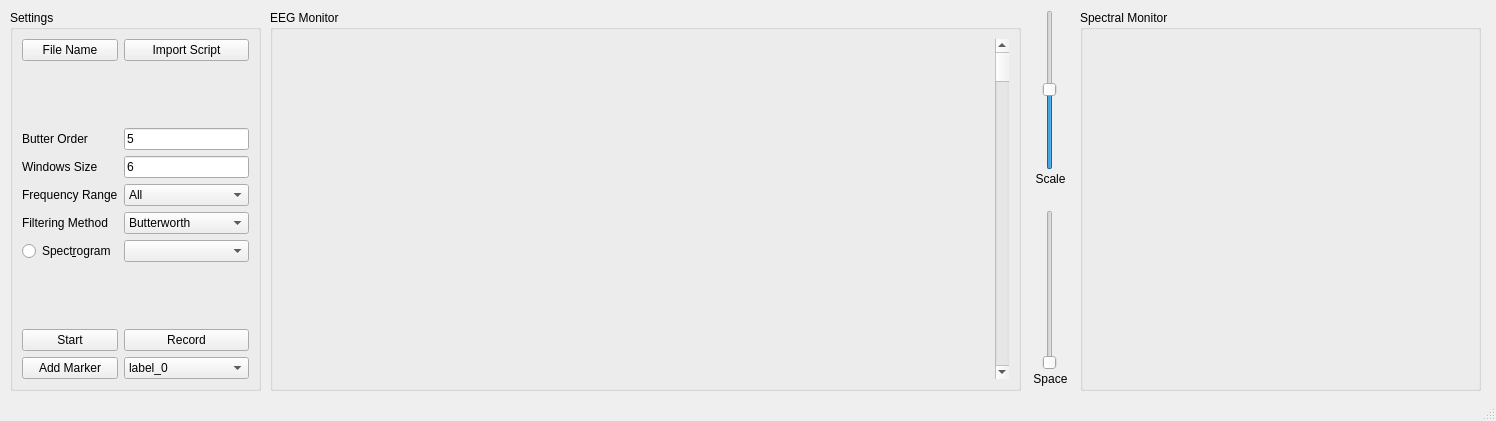
<?xml version="1.0" encoding="UTF-8"?>
<ui version="4.0">
 <class>EEG_Viewer</class>
 <widget class="QMainWindow" name="EEG_Viewer">
  <property name="geometry">
   <rect>
    <x>0</x>
    <y>0</y>
    <width>1496</width>
    <height>421</height>
   </rect>
  </property>
  <property name="windowTitle">
   <string>MainWindow</string>
  </property>
  <widget class="QWidget" name="centralwidget">
   <widget class="QGroupBox" name="groupBox">
    <property name="geometry">
     <rect>
      <x>10</x>
      <y>10</y>
      <width>251</width>
      <height>381</height>
     </rect>
    </property>
    <property name="title">
     <string>Settings</string>
    </property>
    <layout class="QGridLayout" name="gridLayout_2">
     <item row="0" column="0">
      <layout class="QGridLayout" name="gridLayout">
       <item row="2" column="0">
        <widget class="QLabel" name="label">
         <property name="text">
          <string>Butter Order</string>
         </property>
        </widget>
       </item>
       <item row="3" column="1">
        <widget class="QLineEdit" name="WindowsSize_LineEdit">
         <property name="text">
          <string>6</string>
         </property>
        </widget>
       </item>
       <item row="2" column="1">
        <widget class="QLineEdit" name="ButterOrder_LineEdit">
         <property name="text">
          <string>5</string>
         </property>
        </widget>
       </item>
       <item row="0" column="1">
        <widget class="QPushButton" name="Import_btn">
         <property name="text">
          <string>Import Script</string>
         </property>
        </widget>
       </item>
       <item row="6" column="1">
        <widget class="QComboBox" name="Channels_ComboBox"/>
       </item>
       <item row="1" column="1">
        <spacer name="verticalSpacer_2">
         <property name="orientation">
          <enum>Qt::Vertical</enum>
         </property>
         <property name="sizeHint" stdset="0">
          <size>
           <width>20</width>
           <height>40</height>
          </size>
         </property>
        </spacer>
       </item>
       <item row="8" column="1">
        <widget class="QPushButton" name="Record_btn">
         <property name="text">
          <string>Record</string>
         </property>
        </widget>
       </item>
       <item row="1" column="0">
        <spacer name="verticalSpacer">
         <property name="orientation">
          <enum>Qt::Vertical</enum>
         </property>
         <property name="sizeHint" stdset="0">
          <size>
           <width>20</width>
           <height>40</height>
          </size>
         </property>
        </spacer>
       </item>
       <item row="3" column="0">
        <widget class="QLabel" name="label_2">
         <property name="text">
          <string>Windows Size</string>
         </property>
        </widget>
       </item>
       <item row="5" column="1">
        <widget class="QComboBox" name="FiletringMethod_ComboBox">
         <item>
          <property name="text">
           <string>Butterworth</string>
          </property>
         </item>
        </widget>
       </item>
       <item row="4" column="1">
        <widget class="QComboBox" name="FrequencyRange_ComboBox">
         <item>
          <property name="text">
           <string>All</string>
          </property>
         </item>
         <item>
          <property name="text">
           <string>Gamma</string>
          </property>
         </item>
         <item>
          <property name="text">
           <string>Beta</string>
          </property>
         </item>
         <item>
          <property name="text">
           <string>Alpha</string>
          </property>
         </item>
         <item>
          <property name="text">
           <string>Theta</string>
          </property>
         </item>
         <item>
          <property name="text">
           <string>Delta</string>
          </property>
         </item>
        </widget>
       </item>
       <item row="6" column="0">
        <widget class="QRadioButton" name="Spectrogram_radioButton">
         <property name="text">
          <string>Spect&amp;rogram</string>
         </property>
        </widget>
       </item>
       <item row="0" column="0">
        <widget class="QPushButton" name="Filename_btn">
         <property name="text">
          <string>File Name</string>
         </property>
        </widget>
       </item>
       <item row="4" column="0">
        <widget class="QLabel" name="label_3">
         <property name="text">
          <string>Frequency Range</string>
         </property>
        </widget>
       </item>
       <item row="9" column="0">
        <widget class="QPushButton" name="AddMarker_btn">
         <property name="text">
          <string>Add Marker</string>
         </property>
        </widget>
       </item>
       <item row="8" column="0">
        <widget class="QPushButton" name="Start_btn">
         <property name="text">
          <string>Start</string>
         </property>
        </widget>
       </item>
       <item row="5" column="0">
        <widget class="QLabel" name="label_4">
         <property name="text">
          <string>Filtering Method</string>
         </property>
        </widget>
       </item>
       <item row="9" column="1">
        <widget class="QComboBox" name="Markers_ComboBox">
         <item>
          <property name="text">
           <string>label_0</string>
          </property>
         </item>
         <item>
          <property name="text">
           <string>label_1</string>
          </property>
         </item>
         <item>
          <property name="text">
           <string>label_2</string>
          </property>
         </item>
         <item>
          <property name="text">
           <string>label_3</string>
          </property>
         </item>
         <item>
          <property name="text">
           <string>label_4</string>
          </property>
         </item>
         <item>
          <property name="text">
           <string>label_5</string>
          </property>
         </item>
         <item>
          <property name="text">
           <string>label_6</string>
          </property>
         </item>
         <item>
          <property name="text">
           <string>label_7</string>
          </property>
         </item>
         <item>
          <property name="text">
           <string>label_8</string>
          </property>
         </item>
         <item>
          <property name="text">
           <string>label_9</string>
          </property>
         </item>
        </widget>
       </item>
       <item row="7" column="0">
        <spacer name="verticalSpacer_3">
         <property name="orientation">
          <enum>Qt::Vertical</enum>
         </property>
         <property name="sizeHint" stdset="0">
          <size>
           <width>20</width>
           <height>40</height>
          </size>
         </property>
        </spacer>
       </item>
       <item row="7" column="1">
        <spacer name="verticalSpacer_4">
         <property name="orientation">
          <enum>Qt::Vertical</enum>
         </property>
         <property name="sizeHint" stdset="0">
          <size>
           <width>20</width>
           <height>40</height>
          </size>
         </property>
        </spacer>
       </item>
      </layout>
     </item>
    </layout>
   </widget>
   <widget class="QGroupBox" name="groupBox_2">
    <property name="geometry">
     <rect>
      <x>270</x>
      <y>10</y>
      <width>751</width>
      <height>381</height>
     </rect>
    </property>
    <property name="title">
     <string>EEG Monitor</string>
    </property>
    <layout class="QHBoxLayout" name="horizontalLayout">
     <item>
      <widget class="Monitor_EEG_plotter" name="EEG_monitor" native="true"/>
     </item>
     <item>
      <widget class="QScrollBar" name="verticalScrollBar">
       <property name="value">
        <number>0</number>
       </property>
       <property name="orientation">
        <enum>Qt::Vertical</enum>
       </property>
      </widget>
     </item>
    </layout>
   </widget>
   <widget class="QSlider" name="scale_Slider">
    <property name="geometry">
     <rect>
      <x>1040</x>
      <y>10</y>
      <width>20</width>
      <height>160</height>
     </rect>
    </property>
    <property name="value">
     <number>50</number>
    </property>
    <property name="orientation">
     <enum>Qt::Vertical</enum>
    </property>
   </widget>
   <widget class="QSlider" name="space_Slider">
    <property name="geometry">
     <rect>
      <x>1040</x>
      <y>210</y>
      <width>20</width>
      <height>160</height>
     </rect>
    </property>
    <property name="value">
     <number>0</number>
    </property>
    <property name="orientation">
     <enum>Qt::Vertical</enum>
    </property>
   </widget>
   <widget class="QLabel" name="label_5">
    <property name="geometry">
     <rect>
      <x>1030</x>
      <y>170</y>
      <width>41</width>
      <height>18</height>
     </rect>
    </property>
    <property name="text">
     <string>Scale</string>
    </property>
    <property name="alignment">
     <set>Qt::AlignCenter</set>
    </property>
   </widget>
   <widget class="QLabel" name="label_6">
    <property name="geometry">
     <rect>
      <x>1030</x>
      <y>370</y>
      <width>41</width>
      <height>18</height>
     </rect>
    </property>
    <property name="text">
     <string>Space</string>
    </property>
    <property name="alignment">
     <set>Qt::AlignCenter</set>
    </property>
   </widget>
   <widget class="QGroupBox" name="groupBox_3">
    <property name="geometry">
     <rect>
      <x>1080</x>
      <y>10</y>
      <width>401</width>
      <height>381</height>
     </rect>
    </property>
    <property name="title">
     <string>Spectral Monitor</string>
    </property>
    <layout class="QHBoxLayout" name="horizontalLayout_2">
     <item>
      <widget class="Monitor_Frequency_plotter" name="Frequency_monitor" native="true"/>
     </item>
    </layout>
   </widget>
  </widget>
  <widget class="QStatusBar" name="statusbar"/>
 </widget>
 <customwidgets>
  <customwidget>
   <class>Monitor_EEG_plotter</class>
   <extends>QWidget</extends>
   <header>QTDesigner.Monitor_EEG_plotter.h</header>
   <container>1</container>
  </customwidget>
  <customwidget>
   <class>Monitor_Frequency_plotter</class>
   <extends>QWidget</extends>
   <header location="global">QTDesigner.Monitor_Frequency_plotter.h</header>
   <container>1</container>
  </customwidget>
 </customwidgets>
 <resources/>
 <connections/>
</ui>
